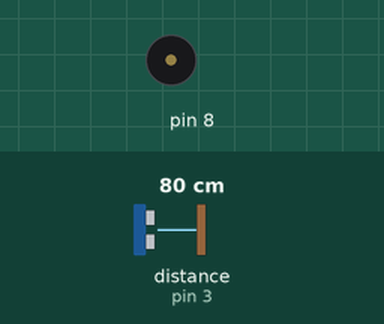
Bench run of a sketch on a simulated Arduino Uno, built with avr-gcc and run on an emulated ATmega328P. Shown: buzzer (waves = sounding). The inputs (shaded band) are chosen by the test bench; at power-on: distance to the obstacle (sensor on pin 3) 80 cm. What the sketch prints to the serial monitor is not drawn.

Above: at 1.6 s.
1.7 s: distance to the obstacle (sensor on pin 3) set to 2 cm
Timing chart, 0 to 4.7 s (numbered marks = the images above; inputs shaded):
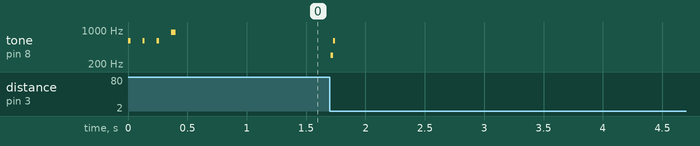

The sketch:

serial-connectivity.ino
```cpp
#include <MeMCore.h>

MeBuzzer buzzer;
const int buzzerDuration = 20;

MeUltrasonicSensor ultrasonic(PORT_3);
const float distanceThreshold = 10.0;
float distance = 10.0;
boolean detected = false;
unsigned int detectCount = 0;

unsigned long currentTime = 0;
unsigned long firstDetectMills = 0;
unsigned long lastDetectMills = 0;
const float minimumLapTime = 1000; //ms

void setup()
{
  Serial.begin(115200);
  Serial.println("Lap Timer.");
  Serial.println("Trigger the sensor to start timing");
  Serial.print("Sensor detection distance: ");
  Serial.print(distance);
  Serial.println("cm");
  buzzer.tone(600, buzzerDuration);   //Buzzer sounds 600Hz for 1000ms
  delay(100);
  buzzer.tone(600, buzzerDuration);   //Buzzer sounds 600Hz for 1000ms
  delay(100);
  buzzer.tone(600, buzzerDuration);   //Buzzer sounds 600Hz for 1000ms
  delay(100);
  buzzer.tone(900, buzzerDuration * 2); //Buzzer sounds 600Hz for 1000ms
}

void loop()
{
  currentTime = millis();
  if ((currentTime - lastDetectMills) > minimumLapTime) {
    distance = ultrasonic.distanceCm();
    if ((distance < distanceThreshold)) {
      if (!detected) {
        detected = true;
        if (detectCount == 0) {
          firstDetectMills = currentTime;
          buzzer.tone(300, buzzerDuration);   //Buzzer sounds 600Hz for 1000ms
        }
        Serial.print("Lap:");
        Serial.print(detectCount);
        Serial.print(",  Time:");
        Serial.print(currentTime - firstDetectMills);
        Serial.print("ms,  LapTime:");
        Serial.print(currentTime - lastDetectMills);
        Serial.print(" ms, UltrasoundDistance:");
        Serial.print(distance);
        Serial.println(" cm");
        buzzer.tone(600, buzzerDuration);   //Buzzer sounds 600Hz for 1000ms
        detectCount++;
        lastDetectMills = currentTime;
      }
    } else {
      detected = false;
    }//distance < distanceThreshold
  }//minimumLapTime
}//loop
```

Measured:
- after the input at 1.7 s, tone on pin 8: silent → 300 Hz at once, → 600 Hz 0.02 s later, → silent 0.02 s later
